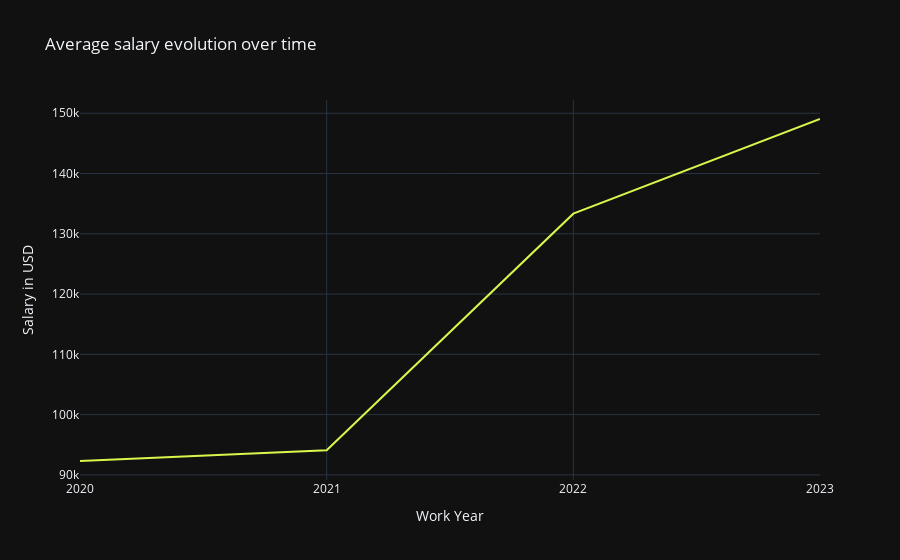

Write notebook code for a chart like this one.
### Markdown cell above
#### 1.1.3.3. <a id='toc1_1_3_3_'></a>[¿Cómo ha cambiado el salario medio con el paso del tiempo?](#toc0_)

### Code cell
average_salary_per_year = df.groupby('work_year')['salary_in_usd'].mean().reset_index()

fig = px.line(average_salary_per_year, x='work_year', y='salary_in_usd', 
              title='Average salary evolution over time', template="plotly_dark", color_discrete_sequence=['#D8F64B'])
fig.update_xaxes(title_text='Work Year', tickvals=[2020, 2021, 2022, 2023])
fig.update_yaxes(title_text='Salary in USD')

fig.show()

### Figure 1 — Plotly figure (JSON) as saved in the notebook; plotly's stock layout.template omitted (floating-point values rounded to 4 significant figures)
{"data": [{"hovertemplate": "work_year=%{x}<br>salary_in_usd=%{y}<extra></extra>", "legendgroup": "", "line": {"color": "#D8F64B", "dash": "solid"}, "marker": {"symbol": "circle"}, "mode": "lines", "name": "", "orientation": "v", "showlegend": false, "type": "scatter", "x": [2020, 2021, 2022, 2023], "xaxis": "x", "y": [92300.0, 94090.0, 133300.0, 149000.0], "yaxis": "y"}], "layout": {"legend": {"tracegroupgap": 0}, "title": {"text": "Average salary evolution over time"}, "xaxis": {"anchor": "y", "domain": [0, 1], "tickvals": [2020, 2021, 2022, 2023], "title": {"text": "Work Year"}}, "yaxis": {"anchor": "x", "domain": [0, 1], "title": {"text": "Salary in USD"}}}}
